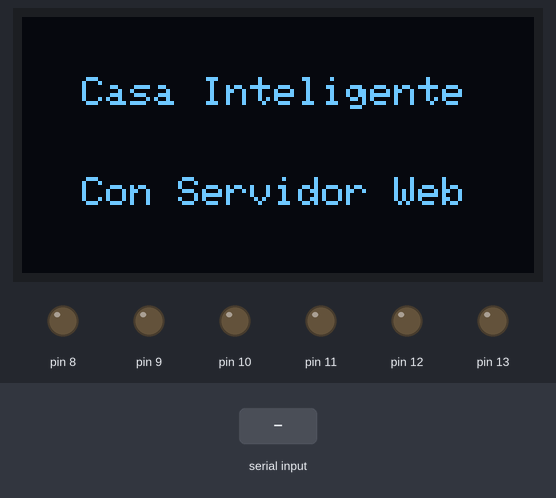
A sketch run on a simulated Arduino Uno, built with avr-gcc and run on an emulated ATmega328P. Parts: 128×64 one-colour display, output pins drawn as LEDs (lit = HIGH). Inputs (shaded band) come from the test bench.

Above: at 1.2 s.
1.3 s: "A" received over Serial
At 2.5 s:
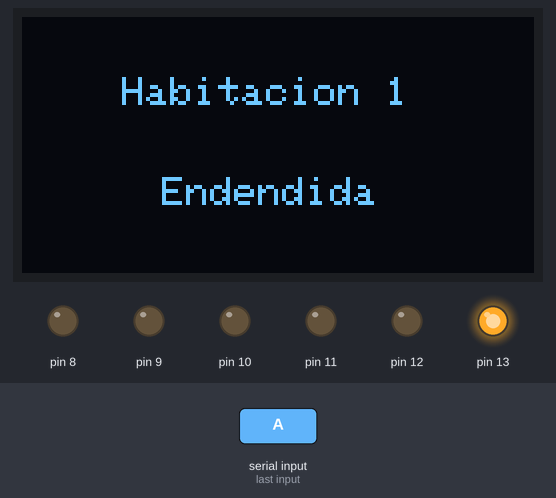
2.8 s: byte 75 ('K') received over Serial
At 3.6 s:
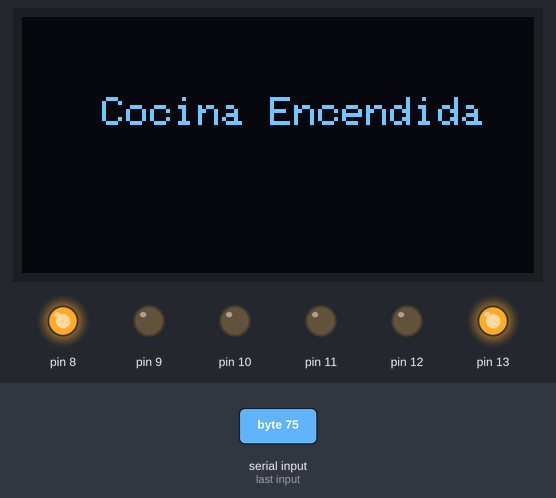
4.3 s: byte 79 ('O') received over Serial
At 4.7 s:
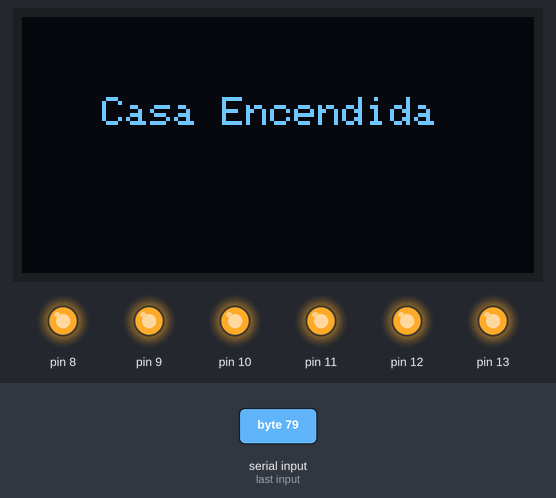
5.8 s: byte 76 ('L') received over Serial
At 7.0 s:
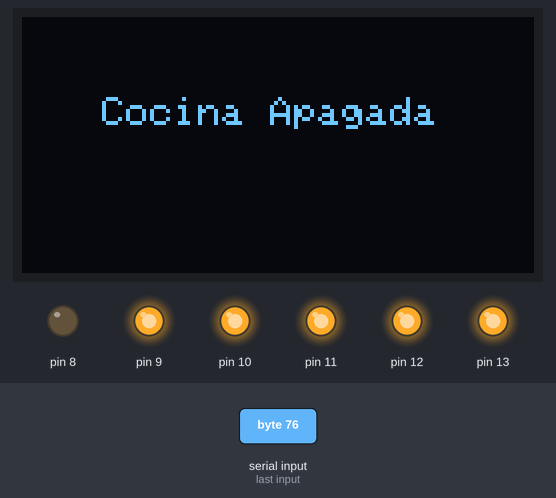
7.3 s: "B" received over Serial
At 8.2 s:
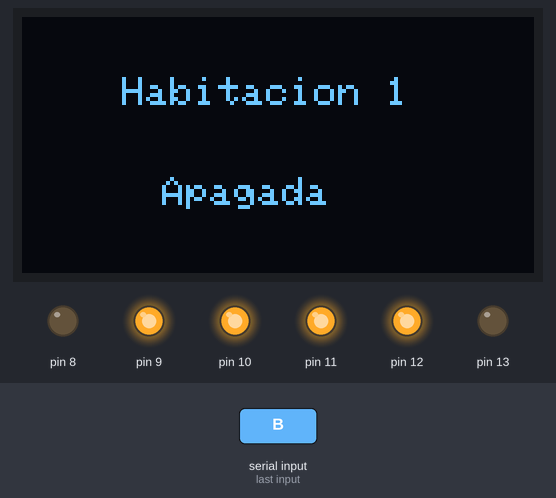
8.8 s: "F" received over Serial
At 9.4 s:
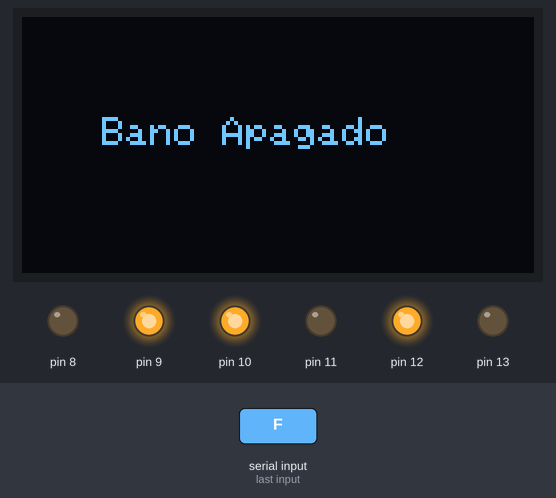
Timing chart, 0 to 11.3 s (numbered marks = the images above; inputs shaded):
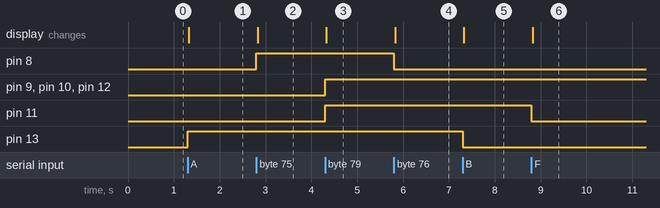

The sketch:

Casa_Inteligente.ino
```cpp
#include <Adafruit_SH1106.h>//clase

#define OLED_RESET 4
Adafruit_SH1106 display(OLED_RESET);//modelo para declarar la pantalla, instancia Adafruit

#if (SH1106_LCDHEIGHT != 64) //altura de la pantalla
#error("Height incorrect, please fix Adafruit_SH1106.h!");//si sobre pasa la altura de 64 marca un error
#endif


int ledh = 13; //habitacion 1
int ledhh = 12; //habitacion 2
int ledb = 11; //baño
int leds = 10; //sala
int ledc = 9 ; //comedor
int ledcs = 8 ; //cocina
int tiempo = 200;
char dato;

void setup() {
  pinMode(13,OUTPUT);
  pinMode(12,OUTPUT);
  pinMode(11,OUTPUT);
  pinMode(10,OUTPUT);
  pinMode(9,OUTPUT);
  pinMode(8,OUTPUT);
  Serial.begin(9600);

  display.begin(SH1106_SWITCHCAPVCC, 0x3C);
  display.clearDisplay();
  display.setTextSize(1);
  display.setTextColor(WHITE);
  display.setCursor(15, 15);
  display.println("Casa Inteligente");
  display.setTextSize(1);
  display.setCursor(15, 40);
  display.println("Con Servidor Web");
  display.display();
}

void loop() {
  if(Serial.available() > 0)
  {
    dato = Serial.read();
    ///////////////////////////////////////////
    if (dato == 'A')
    {
      digitalWrite(13,HIGH);  //habitacion 1 ON

      display.clearDisplay();
      display.setTextSize(1);
      display.setTextColor(WHITE);
      display.setCursor(25, 15);
      display.println("Habitacion 1");
      display.setCursor(35, 40);
      display.println("Endendida");
      display.display();
    }
    if (dato == 'B')
    {
      digitalWrite(13,LOW);   //habitacion 1 OFF
      display.clearDisplay();
      display.setTextSize(1);
      display.setTextColor(WHITE);
      display.setCursor(25, 15);
      display.println("Habitacion 1");
      display.setCursor(35, 40);
      display.println("Apagada");
      display.display();
    }
     //////////////////////////////////////////
     if (dato == 'C')
    {
      digitalWrite(12,HIGH);  //habitacion 2 ON
      display.clearDisplay();
      display.setTextSize(1);
      display.setTextColor(WHITE);
      display.setCursor(25, 15);
      display.println("Habitacion 2");
      display.setCursor(35, 40);
      display.println("Endendida");
      display.display();
    }
    if (dato == 'D')
    {
      digitalWrite(12,LOW);   //habitacion 2 OFF
      display.clearDisplay();
      display.setTextSize(1);
      display.setTextColor(WHITE);
      display.setCursor(25, 15);
      display.println("Habitacion 2");
      display.setCursor(35, 40);
      display.println("Apagada");
      display.display();
    }
    ///////////////////////////////////////////
     if (dato == 'E')
    {
      digitalWrite(11,HIGH);  //baño ON
      display.clearDisplay();
      display.setTextSize(1);
      display.setTextColor(WHITE);
      display.setCursor(20, 25);
      display.println("Bano Encendido");
      display.display();
    }
    if (dato == 'F')
    {
      digitalWrite(11,LOW);   //baño OFF
      display.clearDisplay();
      display.setTextSize(1);
      display.setTextColor(WHITE);
      display.setCursor(20, 25);
      display.println("Bano Apagado");
      display.display();
    }
    //////////////////////////////////////////
     if (dato == 'G')
    {
      digitalWrite(10,HIGH);  //sala ON
      display.clearDisplay();
      display.setTextSize(1);
      display.setTextColor(WHITE);
      display.setCursor(25, 20);
      display.println("Sala Encendida");
      display.display();
    }
    if (dato == 'H')
    {
      digitalWrite(10,LOW);   //sala OFF
      display.clearDisplay();
      display.setTextSize(1);
      display.setTextColor(WHITE);
      display.setCursor(25, 20);
      display.println("Sala Apagada");
      display.display();
    }
    //////////////////////////////////////////
     if (dato == 'V')
    {
      digitalWrite(9,HIGH);  //comedor ON
      display.clearDisplay();
      display.setTextSize(1);
      display.setTextColor(WHITE);
      display.setCursor(20, 20);
      display.println("Comedor Encendido");
      display.display();
    }
    if (dato == 'Z')
    {
      digitalWrite(9,LOW);   //comedor OFF
      display.clearDisplay();
      display.setTextSize(1);
      display.setTextColor(WHITE);
      display.setCursor(20, 20);
      display.println("Comedor Apagado");
      display.display();
    }
    /////////////////////////////////////////
     if (dato == 'K')
    {
      digitalWrite(8,HIGH);  //cocina ON
      display.clearDisplay();
      display.setTextSize(1);
      display.setTextColor(WHITE);
      display.setCursor(20, 20);
      display.println("Cocina Encendida");
      display.display();
    }
    if (dato == 'L')
    {
      digitalWrite(8,LOW);   //cocina  OFF
      display.clearDisplay();
      display.setTextSize(1);
      display.setTextColor(WHITE);
      display.setCursor(20, 20);
      display.println("Cocina Apagada");
      display.display();
    }
    //////////////////////////////////////
     if (dato == 'O')
    {
      digitalWrite(13,HIGH);  //casa ON
      digitalWrite(12,HIGH);
      digitalWrite(11,HIGH);
      digitalWrite(10,HIGH);
      digitalWrite(9,HIGH);
      digitalWrite(8,HIGH);

      display.clearDisplay();
      display.setTextSize(1);
      display.setTextColor(WHITE);
      display.setCursor(20, 20);
      display.println("Casa Encendida");
      display.display();
    }
    if (dato == 'P')
    {
      digitalWrite(13,LOW);   //casa OFF
      digitalWrite(12,LOW);
      digitalWrite(11,LOW);
      digitalWrite(10,LOW);
      digitalWrite(9,LOW);
      digitalWrite(8,LOW);

      display.clearDisplay();
      display.setTextSize(1);
      display.setTextColor(WHITE);
      display.setCursor(20, 20);
      display.println("Casa Apagada");
      display.display();
    }
  }


}
```

Measured:
- after the input at 1.3 s, pin 13: LOW → HIGH at once; the display: changes at once (image 1)
- after the input at 2.8 s, pin 8: LOW → HIGH at once; the display: changes at once (image 2)
- after the input at 4.3 s, pin 9–12: LOW → HIGH at once; the display: changes at once (image 3)
- after the input at 5.8 s, pin 8: HIGH → LOW at once; the display: changes at once (image 4)
- after the input at 7.3 s, pin 13: HIGH → LOW at once; the display: changes at once (image 5)
- after the input at 8.8 s, pin 11: HIGH → LOW at once; the display: changes at once (image 6)
